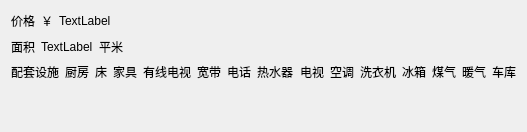
          <widget class="QWidget" name="tab_16">
           <attribute name="icon">
            <iconset resource="main.qrc">
             <normaloff>:/images/renwuguanli.png</normaloff>:/images/renwuguanli.png</iconset>
           </attribute>
           <attribute name="title">
            <string>详细信息</string>
           </attribute>
           <layout class="QGridLayout" name="gridLayout_33">
            <item row="0" column="0">
             <layout class="QVBoxLayout" name="verticalLayout_16">
              <item>
               <layout class="QHBoxLayout" name="horizontalLayout_36">
                <item>
                 <widget class="QLabel" name="label_64">
                  <property name="text">
                   <string>价格</string>
                  </property>
                 </widget>
                </item>
                <item>
                 <widget class="QLabel" name="label_65">
                  <property name="text">
                   <string>￥</string>
                  </property>
                 </widget>
                </item>
                <item>
                 <widget class="QLabel" name="jiageLabel_5">
                  <property name="text">
                   <string>TextLabel</string>
                  </property>
                 </widget>
                </item>
                <item>
                 <spacer name="horizontalSpacer_36">
                  <property name="orientation">
                   <enum>Qt::Horizontal</enum>
                  </property>
                  <property name="sizeHint" stdset="0">
                   <size>
                    <width>40</width>
                    <height>20</height>
                   </size>
                  </property>
                 </spacer>
                </item>
               </layout>
              </item>
              <item>
               <layout class="QHBoxLayout" name="horizontalLayout_37">
                <item>
                 <widget class="QLabel" name="label_66">
                  <property name="text">
                   <string>面积</string>
                  </property>
                 </widget>
                </item>
                <item>
                 <widget class="QLabel" name="mianjiLabe_l0_6">
                  <property name="text">
                   <string>TextLabel</string>
                  </property>
                 </widget>
                </item>
                <item>
                 <widget class="QLabel" name="label_67">
                  <property name="text">
                   <string>平米</string>
                  </property>
                 </widget>
                </item>
                <item>
                 <spacer name="horizontalSpacer_37">
                  <property name="orientation">
                   <enum>Qt::Horizontal</enum>
                  </property>
                  <property name="sizeHint" stdset="0">
                   <size>
                    <width>40</width>
                    <height>20</height>
                   </size>
                  </property>
                 </spacer>
                </item>
               </layout>
              </item>
              <item>
               <layout class="QHBoxLayout" name="horizontalLayout_38">
                <item>
                 <widget class="QLabel" name="label_68">
                  <property name="text">
                   <string>配套设施</string>
                  </property>
                 </widget>
                </item>
                <item>
                 <widget class="QLabel" name="chufangLabel_5">
                  <property name="text">
                   <string>厨房</string>
                  </property>
                 </widget>
                </item>
                <item>
                 <widget class="QLabel" name="chuangLabel_5">
                  <property name="text">
                   <string>床</string>
                  </property>
                 </widget>
                </item>
                <item>
                 <widget class="QLabel" name="jiajuLabel_5">
                  <property name="text">
                   <string>家具</string>
                  </property>
                 </widget>
                </item>
                <item>
                 <widget class="QLabel" name="youxianLabel_5">
                  <property name="text">
                   <string>有线电视</string>
                  </property>
                 </widget>
                </item>
                <item>
                 <widget class="QLabel" name="kuandaiLabel_5">
                  <property name="text">
                   <string>宽带</string>
                  </property>
                 </widget>
                </item>
                <item>
                 <widget class="QLabel" name="dianhuaLabel_5">
                  <property name="text">
                   <string>电话</string>
                  </property>
                 </widget>
                </item>
                <item>
                 <widget class="QLabel" name="reshuiqiLabel_5">
                  <property name="text">
                   <string>热水器</string>
                  </property>
                 </widget>
                </item>
                <item>
                 <widget class="QLabel" name="dianshiLabel_5">
                  <property name="text">
                   <string>电视</string>
                  </property>
                 </widget>
                </item>
                <item>
                 <widget class="QLabel" name="kongtiaoLabel_5">
                  <property name="text">
                   <string>空调</string>
                  </property>
                 </widget>
                </item>
                <item>
                 <widget class="QLabel" name="xiyijiLabel_5">
                  <property name="text">
                   <string>洗衣机</string>
                  </property>
                 </widget>
                </item>
                <item>
                 <widget class="QLabel" name="bingxiangLabel_5">
                  <property name="text">
                   <string>冰箱</string>
                  </property>
                 </widget>
                </item>
                <item>
                 <widget class="QLabel" name="meiqiLabel_5">
                  <property name="text">
                   <string>煤气</string>
                  </property>
                 </widget>
                </item>
                <item>
                 <widget class="QLabel" name="nuanqiLabel_5">
                  <property name="text">
                   <string>暖气</string>
                  </property>
                 </widget>
                </item>
                <item>
                 <widget class="QLabel" name="chekuLabel_5">
                  <property name="text">
                   <string>车库</string>
                  </property>
                 </widget>
                </item>
               </layout>
              </item>
              <item>
               <spacer name="verticalSpacer_12">
                <property name="orientation">
                 <enum>Qt::Vertical</enum>
                </property>
                <property name="sizeHint" stdset="0">
                 <size>
                  <width>20</width>
                  <height>40</height>
                 </size>
                </property>
               </spacer>
              </item>
             </layout>
            </item>
           </layout>
          </widget>
